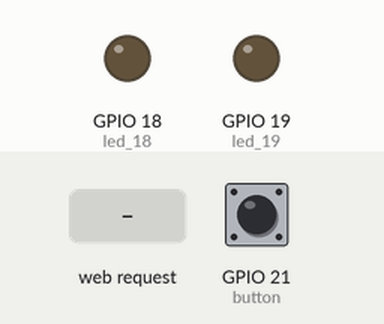
Recording of a program running on a simulated ESP32 board running MicroPython. On the bench: output pins drawn as LEDs (lit = HIGH). Inputs (shaded band) come from the test bench; at power-on: GPIO 21 (button) HIGH. The board's own WiFi access point starts at once; web requests get an empty 200 reply after 0.4 s; what the program prints to the serial console is not drawn.

Above: at 2.6 s.
2.7 s: HTTP request GET /api/gpio18/toggle received
At 3.6 s:
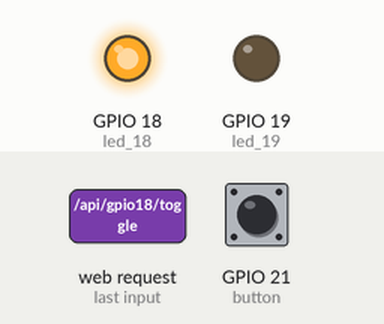
4.2 s: HTTP request GET /api/gpio19/toggle received
At 5.0 s:
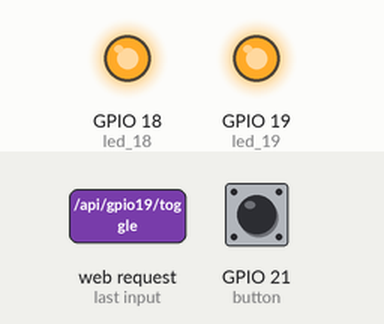
5.7 s: HTTP request GET /api/gpio18/toggle received
At 6.4 s:
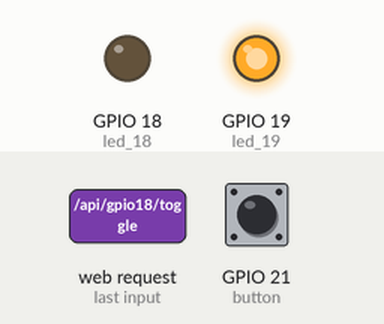
Timing chart, 0 to 8.7 s (numbered marks = the images above; inputs shaded):
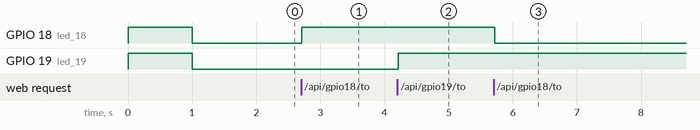

The program:

main.py
```python
import network
import time
import urequests
import socket
from machine import Pin

PI_IP = "192.168.4.2"
FLASK_BUTTON_URL = f"http://{PI_IP}:5000/api/button-event"

led_18 = Pin(18, Pin.OUT)
led_19 = Pin(19, Pin.OUT)
button = Pin(21, Pin.IN, Pin.PULL_UP)

led_18.value(1)
led_19.value(1)
time.sleep(1)
led_18.value(0)
led_19.value(0)

print("[WIFI] Starting ESP32 Hotspot...")
ap = network.WLAN(network.AP_IF)
ap.active(True)
ap.config(essid="esp32_hotspot", password="pass_1234", authmode=3)

while not ap.active():
    time.sleep(1)

print(f"[WIFI] Hotspot Active! ESP32 IP: {ap.ifconfig()[0]}")

def notify_boot():
    try:
        data = {"device": "ESP32", "status": "rebooted"}
        headers = {"Content-Type": "application/json"}
        resp = urequests.post(f"http://{PI_IP}:5000/api/boot-sync", json=data, headers=headers)
        resp.close()
    except Exception as e:
        print("Boot sync error:", e)

def notify_flask(state_str):
    try:
        data = {
            "device": "ESP32",
            "pin": 21,
            "state": state_str,
            "event": f"GPIO 21 Button {state_str}",
            "source": "Physical Button",
            "device_id": "HW-GPIO21"
        }
        headers = {"Content-Type": "application/json"}
        resp = urequests.post(FLASK_BUTTON_URL, json=data, headers=headers)
        resp.close()
    except Exception as e:
        print("Network error:", e)

def check_led_state():
    try:
        conn, addr = s.accept()
        request = conn.recv(1024).decode()
        response_state = "OFF"

        if '/api/gpio18/toggle' in request:
            led_18.value(not led_18.value())
            response_state = "ON" if led_18.value() == 1 else "OFF"
        elif '/api/gpio19/toggle' in request:
            led_19.value(not led_19.value())
            response_state = "ON" if led_19.value() == 1 else "OFF"

        conn.send(f"HTTP/1.1 200 OK\r\nContent-Type: application/json\r\n\r\n{{\"status\":\"success\", \"state\":\"{response_state}\"}}")
        conn.close()
    except OSError:
        pass

notify_boot()

s = socket.socket(socket.AF_INET, socket.SOCK_STREAM)
s.setsockopt(socket.SOL_SOCKET, socket.SO_REUSEADDR, 1)
s.bind(('', 80))
s.listen(5)
s.setblocking(False)

last_btn_state = button.value()

while True:
    current_btn_state = button.value()
    if current_btn_state != last_btn_state:
        time.sleep_ms(20)
        current_btn_state = button.value()
        if current_btn_state != last_btn_state:
            last_btn_state = current_btn_state
            notify_flask("Pressed" if current_btn_state == 0 else "Released")

    check_led_state()
    time.sleep(0.05)
```

Measured:
- after the input at 2.7 s, GPIO 18 (led_18): LOW → HIGH at once
- after the input at 4.2 s, GPIO 19 (led_19): LOW → HIGH at once
- after the input at 5.7 s, GPIO 18 (led_18): HIGH → LOW at once
